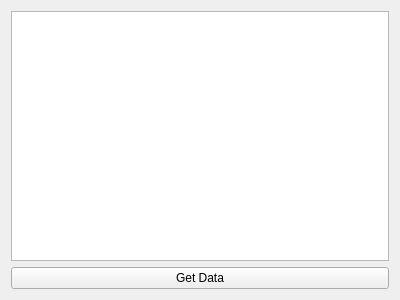
<?xml version="1.0" encoding="UTF-8"?>
<ui version="4.0">
 <class>Widget</class>
 <widget class="QWidget" name="Widget">
  <property name="geometry">
   <rect>
    <x>0</x>
    <y>0</y>
    <width>400</width>
    <height>300</height>
   </rect>
  </property>
  <property name="windowTitle">
   <string>Widget</string>
  </property>
  <layout class="QVBoxLayout" name="verticalLayout">
   <item>
    <widget class="QListView" name="listView"/>
   </item>
   <item>
    <widget class="QPushButton" name="pushButton">
     <property name="text">
      <string>Get Data</string>
     </property>
    </widget>
   </item>
  </layout>
 </widget>
 <layoutdefault spacing="6" margin="11"/>
 <resources/>
 <connections/>
</ui>
